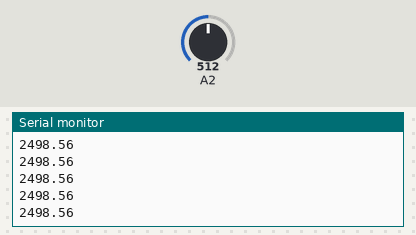
A sketch run on a simulated Arduino Zero (SAMD21). Shown: the last lines printed to the serial monitor. The inputs (shaded band) are chosen by the test bench; at power-on: A2 = 512.

Above: at 1.2 s.
1.3 s: A2 set to 716
At 1.8 s:
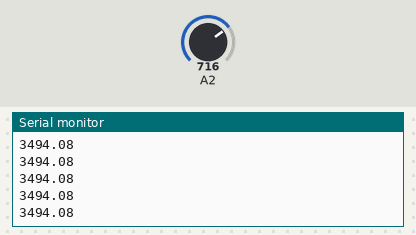
2.8 s: A2 set to 900
At 3.3 s:
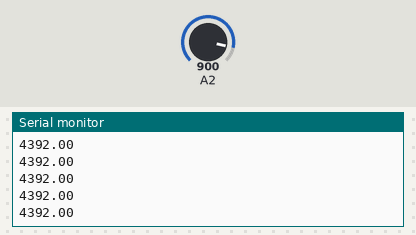
Timing chart, 0 to 5.8 s (numbered marks = the images above; inputs shaded):
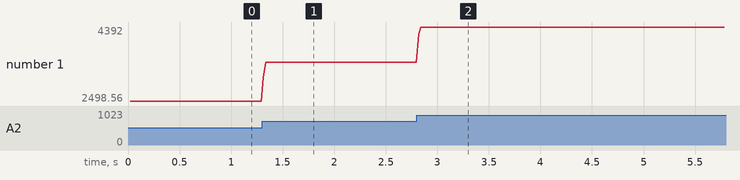

Measured:
- after the input at 1.3 s, the serial monitor: prints a new line at once (image 1)
- after the input at 2.8 s, the serial monitor: prints a new line at once (image 2)
- plotted number 1: 2498.56 → 3494.08 after the input at 1.3 s, 3494.08 → 4392 after the input at 2.8 s

The sketch:

TestHall.ino
```cpp
/*  SparkFun ACS712 and ACS723 Demo
    Created by George Beckstein for SparkFun
    4/30/2017
    Updated by SFE
    6/14/2018

    Uses an Arduino to set up the ACS712 and ACS723 Current Sensors
    See the product page at: https://www.sparkfun.com/products/14544

    Parts you may need:
    - 100 Ohm, 1/2W or greater resistor OR two 220 Ohm 1/4 resistors in parallel
    - ACS712 Breakout with on-board amplifier or ACS723 Current Sensor (Low Current)

    Optional equipment:
    - Oscilloscope
    - Multimeter (or two)
    - A power supply with current limiting/constant current would be handy to calibrate the device without using resistors
*/

const int analogInPin = 2;

// Number of samples to average the reading over
// Change this to make the reading smoother... but beware of buffer overflows!
const int avgSamples = 10;

int sensorValue = 0;

float sensitivity = 100.0 / 500.0; //100mA per 500mV = 0.2
float Vref = 2500; // Output voltage with no current: ~ 2500mV or 2.5V

void setup() {
  // initialize SerialUSB communications at 9600 bps:
  SerialUSB.begin(9600);

  while (!SerialUSB) {
    ; // wait for serial port to connect. Needed for Leonardo only
  }

  pinMode(analogInPin, INPUT);
}

void loop() {
  // read the analog in value:
  for (int i = 0; i < avgSamples; i++)
  {
    sensorValue += analogRead(analogInPin);

    // wait 2 milliseconds before the next loop
    // for the analog-to-digital converter to settle
    // after the last reading:
    delay(2);

  }

  sensorValue = sensorValue / avgSamples;

  // The on-board ADC is 10-bits -> 2^10 = 1024 -> 5V / 1024 ~= 4.88mV
  // The voltage is in millivolts
  float voltage = 4.88 * sensorValue;

  // This will calculate the actual current (in mA)
  // Using the Vref and sensitivity settings you configure
  float current = (voltage - Vref) * sensitivity;

  // This is the raw sensor value, not very useful without some calculations
  //SerialUSB.print(sensorValue);

  /*************************************************************************************
     Step 1.)
     Uncomment and run the following code to set up the baseline voltage
     (the voltage with 0 current flowing through the device).
     Make sure no current is flowing through the IP+ and IP- terminals during this part!

     The output units are in millivolts. Use the Arduino IDE's Tools->SerialUSB Plotter
     To see a plot of the output. Adjust the Vref potentiometer to set the reference
     voltage. This allows the sensor to output positive and negative currents!
   *************************************************************************************/

  SerialUSB.print(voltage);
  //SerialUSB.print("mV");

  /*************************************************************************************
     Step 2.)
     Keep running the same code as above to set up the sensitivity
     (how many millivolts are output per Amp of current.

     This time, use a known load current (measure this with a multimeter)
     to give a constant output voltage. Adjust the sensitivity by turning the
     gain potentiometer.

     The sensitivity will be (Vreading - Vref)/(known current).
   *************************************************************************************/

  /*************************************************************************************
    Step 3.)
    Comment out the code used for the last two parts and uncomment the following code.
    When you have performed the calibration steps above, make sure to change the
    global variables "sensitivity" and "Vref" to what you have set up.

    This next line of code will print out the calculated current from these parameters.
    The output is in mA
  *************************************************************************************/

  //SerialUSB.print(current);
  //SerialUSB.print("mA");


  // -- DO NOT UNCOMMENT BELOW THIS LINE --
  SerialUSB.print("\n");

  // Reset the sensor value for the next reading
  sensorValue = 0;
}
```
